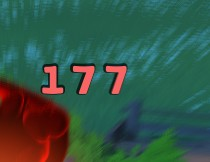
#> input picture src/database/177.jpg, 210 x 162 px; its folder holds only this picture in this run
$ python -i template_matcher.py   (imports and definitions only)
#> lines starting #> are read from the running program, lines starting #| are printed output that depends on the picture; after the words box and inside, x2 and y2 are one past the last pixel; in counts of white or black regions, pixels touching at a corner belong together
#> further down, picture is the input picture: shape (162, 210, 3); mean B, G, R 70.6, 85.1, 52.6
"""Simple template matching helpers."""

from __future__ import annotations

from pathlib import Path
from typing import Iterable

import cv2
import numpy as np


# [13 lines left out: function load_grayscale_templates, not called in this run]


def preprocess_digit_roi(image: np.ndarray) -> np.ndarray:
    gray = cv2.cvtColor(image, cv2.COLOR_BGR2GRAY)
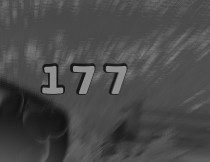
#> gray: shape (162, 210); min 12, max 154, mean 73.8
    gray = cv2.GaussianBlur(gray, (3, 3), 0)
    _, binary = cv2.threshold(gray, 0, 255, cv2.THRESH_BINARY + cv2.THRESH_OTSU)
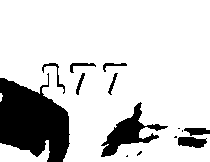
#> binary: shape (162, 210); 82.1% white; 14 black regions (5 under 20 px), largest, box (x1, y1, x2, y2) and area: (0, 73, 70, 162) 4127, (101, 102, 168, 157) 1146, (178, 137, 207, 148) 245
    return binary


# [52 lines left out: functions best_template_match, rank_template_matches, split_digit_boxes, not called in this run]

>>> import cv2
>>> picture = cv2.imread('../database/177.jpg')
>>> result = preprocess_digit_roi(picture)
